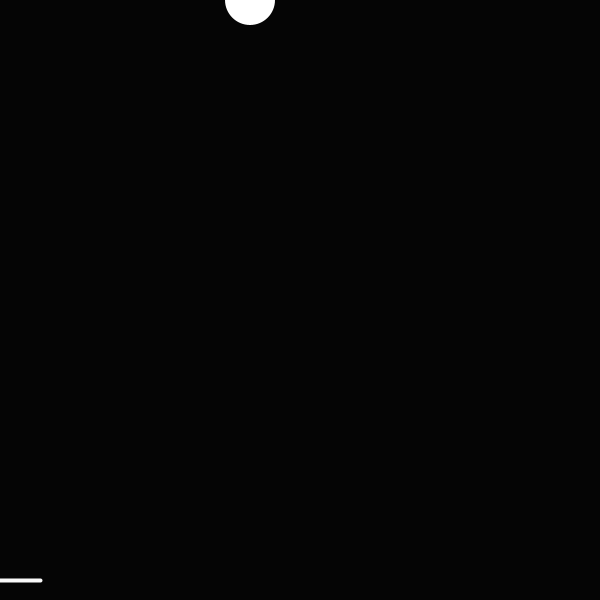
Frame 1 (no input)
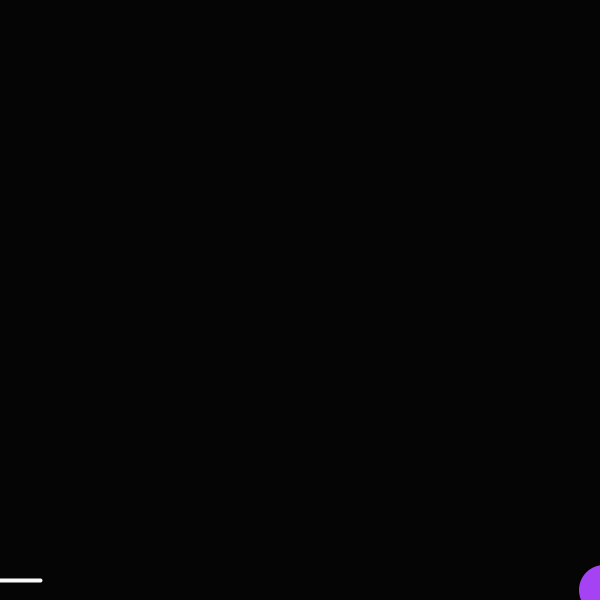
Frame 60 (the mouse pressed at the canvas centre just before this capture)
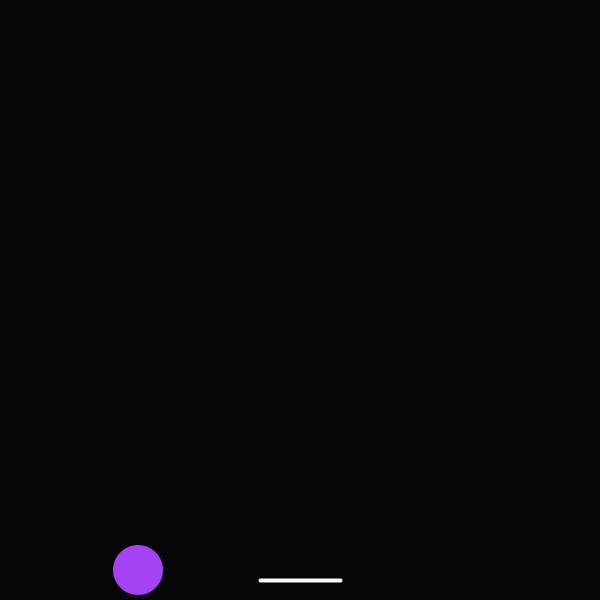
Frame 120 (the mouse held since frame 60 and released just before this capture)

The Processing sketch that drew these frames (run headless with seeded random() and noise(); from frame 60 on, the mouse is pressed at the canvas centre):

// Processing sketch: processing_114155
// ── processing_114155.pde

int x=250;
int y=0;
int speed = 10;
float ydirection = 1;
float xdirection = .6;
int paddleS = 40;


void setup() {
  size(600, 600);
  noCursor();
}


void draw() {
  background(5);
  stroke(250);
  strokeWeight(4);
  smooth();


  line(mouseX-paddleS, 580, mouseX+paddleS, 580); //draw paddle

  noStroke();
  ellipse(x, y, 50, 50); //draw bouncing ball
  y+=speed*ydirection;
  x+=speed*xdirection;

 
 
  if (y>555) {
    if (x>=(mouseX-paddleS) && x<=(mouseX+paddleS)) { //if it hits paddle
      ydirection = -1;
      fill(random(256), random(256), random(256));
    }
  }

 if (y>600) {
    for (int i=0; i<=300; i++) {
      y=height/2;
      x=width/2;
    }
  }
 

  if (y<=0) {//when it hits top
    ydirection = 1;
    fill(random(256), random(256), random(256));
  }
  if (x>width) {//when it hits right
    xdirection = -.6;
    fill(random(256), random(256), random(256));
  }
  if (x<=0) {//when it hits left
    xdirection = .6;
    fill(random(256), random(256), random(256));
  }
}







/*void keyPressed() { //makes x-direction controllable
 if (key == CODED) {
 if (keyCode == LEFT) {
 x-=20;
 if (x<=0) {
 x=0;
 }
 } 
 else if (keyCode == RIGHT) {
 x+=20;
 if (x>=width) {
 x=width-20;
 }
 }
 }
 }*/
